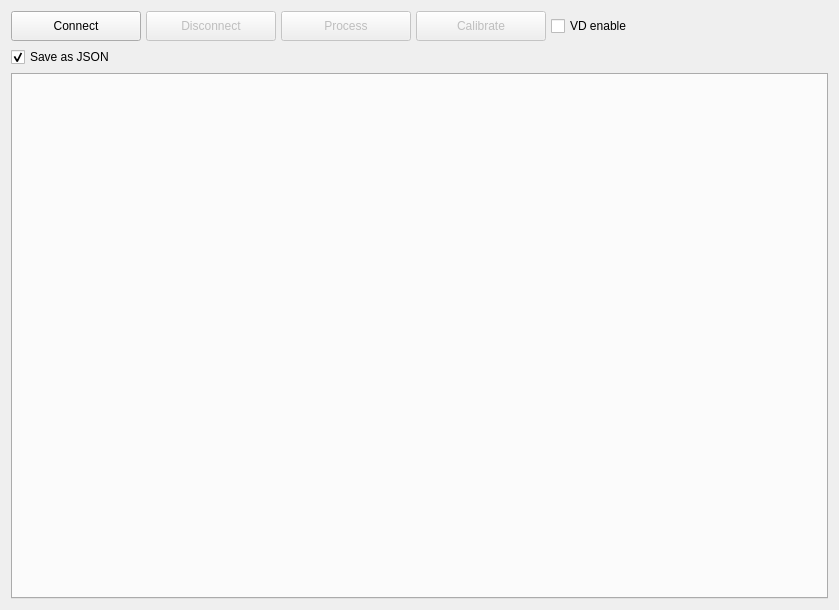
<?xml version="1.0" encoding="UTF-8"?>
<ui version="4.0">
  <class>MainWindow</class>
  <widget class="QMainWindow" name="MainWindow">
    <property name="geometry">
      <rect>
        <x>0</x>
        <y>0</y>
        <width>839</width>
        <height>610</height>
      </rect>
    </property>
    <property name="windowTitle">
      <string>MainWindow</string>
    </property>
    <widget class="QWidget" name="centralWidget">
      <property name="layoutDirection">
        <enum>Qt::LeftToRight</enum>
      </property>
      <property name="autoFillBackground">
        <bool>true</bool>
      </property>
      <layout class="QVBoxLayout" name="verticalLayout">
        <item>
          <layout class="QHBoxLayout" name="horizontalLayout" stretch="0,0,0,0,0,0">
            <property name="spacing">
              <number>5</number>
            </property>
            <property name="sizeConstraint">
              <enum>QLayout::SetDefaultConstraint</enum>
            </property>
            <item>
              <widget class="QPushButton" name="ConnectButton">
                <property name="minimumSize">
                  <size>
                    <width>130</width>
                    <height>30</height>
                  </size>
                </property>
                <property name="maximumSize">
                  <size>
                    <width>130</width>
                    <height>30</height>
                  </size>
                </property>
                <property name="text">
                  <string>Connect</string>
                </property>
                <property name="shortcut">
                  <string>Alt+C</string>
                </property>
              </widget>
            </item>
            <item>
              <widget class="QPushButton" name="DisconnectButton">
                <property name="enabled">
                  <bool>false</bool>
                </property>
                <property name="minimumSize">
                  <size>
                    <width>130</width>
                    <height>30</height>
                  </size>
                </property>
                <property name="maximumSize">
                  <size>
                    <width>120</width>
                    <height>30</height>
                  </size>
                </property>
                <property name="text">
                  <string>Disconnect</string>
                </property>
                <property name="shortcut">
                  <string>Alt+D</string>
                </property>
              </widget>
            </item>
            <item>
              <widget class="QPushButton" name="ProcessButton">
                <property name="enabled">
                  <bool>false</bool>
                </property>
                <property name="minimumSize">
                  <size>
                    <width>130</width>
                    <height>30</height>
                  </size>
                </property>
                <property name="maximumSize">
                  <size>
                    <width>120</width>
                    <height>30</height>
                  </size>
                </property>
                <property name="text">
                  <string>Process</string>
                </property>
                <property name="shortcut">
                  <string>F3</string>
                </property>
              </widget>
            </item>
            <item>
              <widget class="QPushButton" name="CalibrateButton">
                <property name="enabled">
                  <bool>false</bool>
                </property>
                <property name="minimumSize">
                  <size>
                    <width>130</width>
                    <height>30</height>
                  </size>
                </property>
                <property name="maximumSize">
                  <size>
                    <width>130</width>
                    <height>30</height>
                  </size>
                </property>
                <property name="text">
                  <string>Calibrate</string>
                </property>
                <property name="shortcut">
                  <string>Ctrl+R</string>
                </property>
              </widget>
            </item>
            <item>
              <widget class="QCheckBox" name="VdCheckBox">
                <property name="text">
                  <string>VD enable</string>
                </property>
              </widget>
            </item>
            <item>
              <spacer name="horizontalSpacer">
                <property name="orientation">
                  <enum>Qt::Horizontal</enum>
                </property>
                <property name="sizeHint" stdset="0">
                  <size>
                    <width>40</width>
                    <height>20</height>
                  </size>
                </property>
              </spacer>
            </item>
          </layout>
        </item>
        <item>
          <widget class="QCheckBox" name="JsonCheckBox">
            <property name="text">
              <string>Save as JSON</string>
            </property>
            <property name="checked">
              <bool>true</bool>
            </property>
          </widget>
        </item>
        <item>
          <widget class="QTabWidget" name="tabWidget" />
        </item>
      </layout>
    </widget>
  </widget>
  <layoutdefault spacing="6" margin="11" />
  <resources />
  <connections />
</ui>
